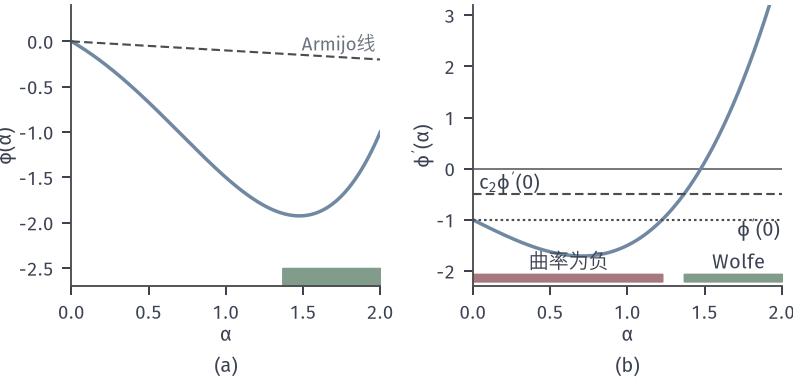

Python code for this plot:
from pathlib import Path
import sys
ROOT = next(p for p in Path(__file__).resolve().parents if (p/"build.sh").is_file() and (p/"tex/book.tex").is_file())
sys.path.insert(0, str(ROOT/"figures/00-shared/mathematical-preliminaries-upper/00-shared/comprehension-figures"))
sys.path.insert(0, str(ROOT/"figures/05-optimization/02-smooth-optimization/matplotlib/qn-common"))
from support import figure, save, BLUE, GREEN, YELLOW, RED, PURPLE, INK, MUTED, GRID, BLUE_FILL, GREEN_FILL, YELLOW_FILL, RED_FILL, PURPLE_FILL
from qnlib import *
import numpy as np
HERE = Path(__file__).resolve().parent
STROKE = "#4C4D4F"

# 沿搜索方向的一维函数 phi，phi'(a)=-1-1.5a+a^3：起步处曲率为负。s^T y=a(phi'(a)-phi'(0))。
dp = lambda a: -1-1.5*a+a**3
p = lambda a: -a-.75*a*a+a**4/4
c1, c2 = .1, .5
aa = np.linspace(0, 2.0, 2000)
fig, (ax, bx) = figure(width_mm=112, height_mm=54, ncols=2)
ok_arm = p(aa) <= p(0)+c1*aa*dp(0)
ok_cur = dp(aa) >= c2*dp(0)
both = ok_arm & ok_cur
neg = dp(aa) < dp(0)
ax.plot(aa, p(aa), color=BLUE, lw=1.4)
ax.plot(aa, p(0)+c1*aa*dp(0), color=STROKE, lw=.85, ls=(0, (4, 2)))
ax.fill_between(aa, -2.7, -2.5, where=both, color=GREEN)
ax.set_xlim(0, 2); ax.set_ylim(-2.7, .4); ax.set_xlabel('$\\alpha$', labelpad=1); ax.set_ylabel('$\\phi(\\alpha)$', labelpad=1)
ax.text(1.97, -.1, 'Armijo线', color=MUTED, ha='right', fontsize=7.5)
bx.axhline(0, color=STROKE, lw=.6)
bx.plot(aa, dp(aa), color=BLUE, lw=1.4)
bx.axhline(dp(0), color=STROKE, lw=.85, ls=(0, (1.2, 1.4)))
bx.axhline(c2*dp(0), color=STROKE, lw=.85, ls=(0, (4, 2)))
y0 = -2.2
bx.fill_between(aa, y0, y0+.14, where=neg, color=RED)
bx.fill_between(aa, y0, y0+.14, where=both, color=GREEN)
bx.text(1.99, dp(0)-.32, "$\\phi'(0)$", color=INK, ha='right')
bx.text(.04, c2*dp(0)+.1, "$c_2\\phi'(0)$", color=INK, ha='left')
bx.text(.62, y0+.25, '曲率为负', color=INK, ha='center')
bx.text(1.72, y0+.25, 'Wolfe', color=INK, ha='center')
bx.set_xlim(0, 2); bx.set_ylim(-2.3, 3.2); bx.set_xlabel('$\\alpha$', labelpad=1); bx.set_ylabel("$\\phi'(\\alpha)$", labelpad=1)
panel(fig, .09, .985, .985, .25, .3); tags(fig, [ax, bx])
ia = aa[both]
save(fig, HERE, 'figure', {'dphi': '-1-1.5a+a^3', 'c1': c1, 'c2': c2, 'wolfe_interval': [float(ia.min()), float(ia.max())], 'neg_interval_end': float(aa[neg].max())})
